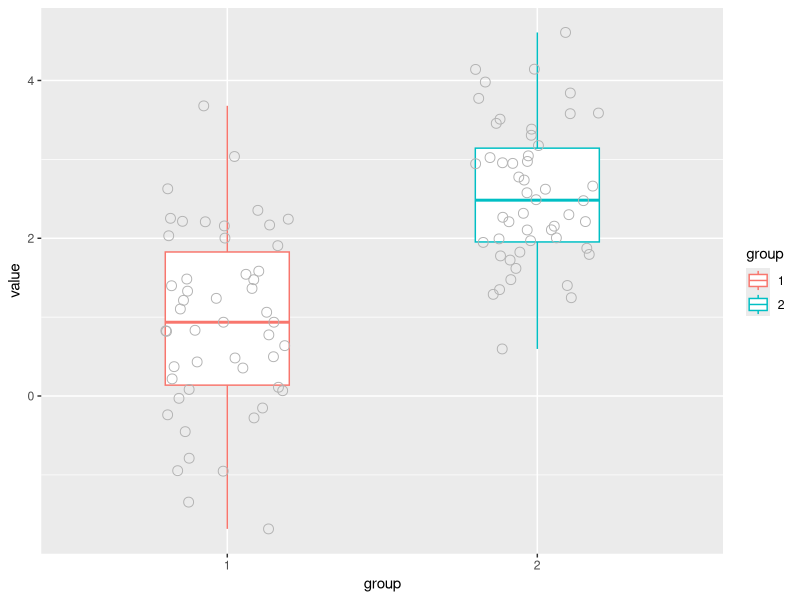

Write R code to recreate this figure.
## ---- chunk 1
# install.packages("rmarkdown")
## ---- chunk 2
knitr::opts_chunk$set(echo = TRUE)
## ---- chunk 3
# install.packages("ggplot2")
# install.packages("cowplot")
## ---- chunk 4
library(ggplot2)
library(cowplot)
## ---- chunk 5
N=50 # Number of subjects
PATH_HOME = "/home/simon"
PATH_PROJ = file.path(PATH_HOME, "Dropbox", "Data", "ProjectName")  # Project path
PATH_DATA = file.path(PATH_PROJ, 'data') # path where time series data is stored
## ---- chunk 6
N=100
d=data.frame(value=c(rnorm(N/2,1),rnorm(N/2,1)+1.5), group=as.factor(c(rep(1,N/2), rep(2,N/2))))

ggplot(d, aes(x=group, y=value, fill=NULL, color=group)) + geom_boxplot(width=0.4) +
   geom_point(shape=1, color="gray70", size=3, position = position_jitter(width = 0.2, height = 0.001))

